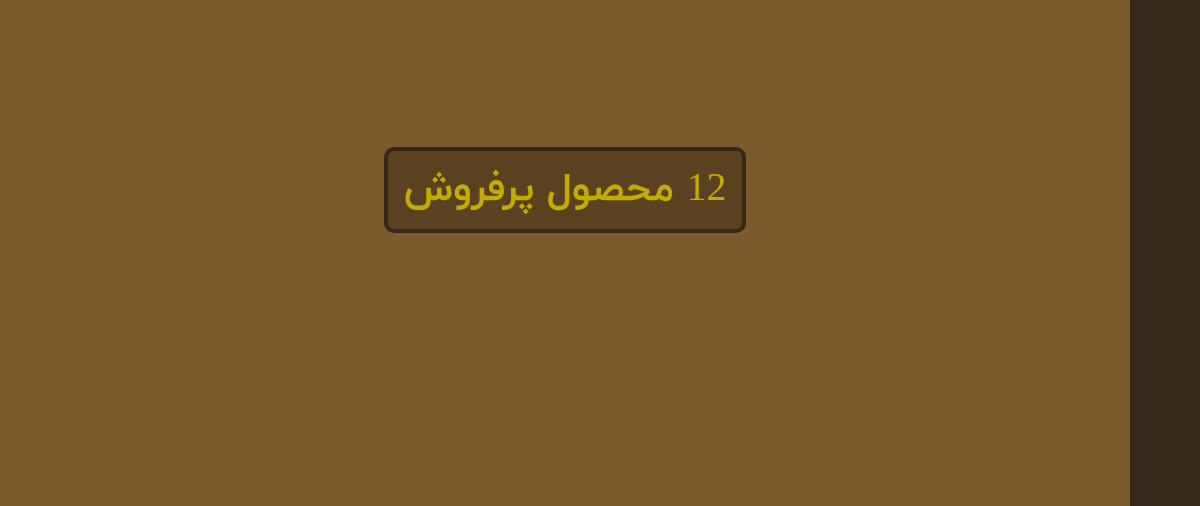
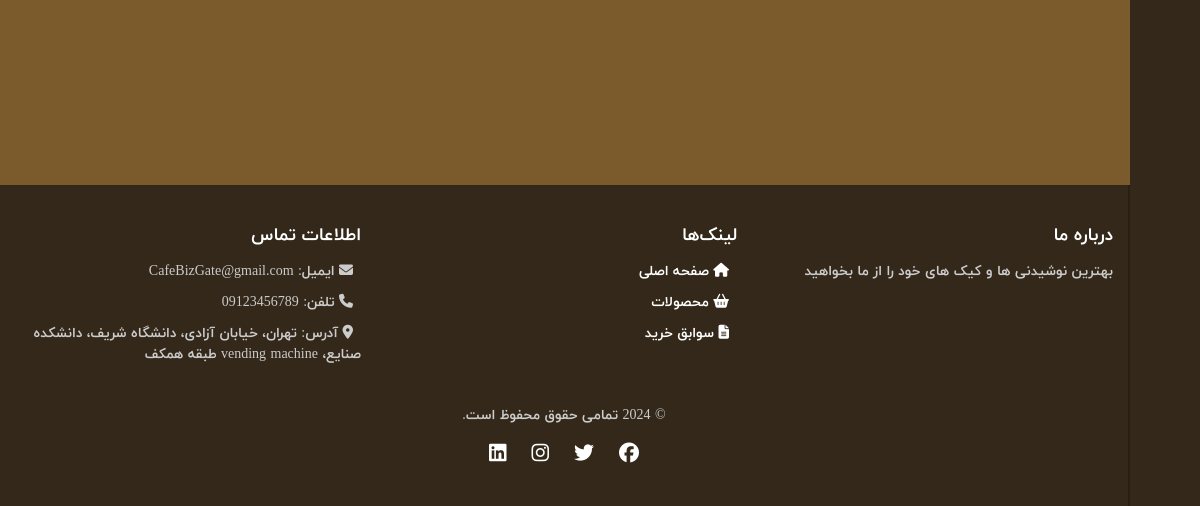
/ (lower part), run on an earlier commit of the app's database (2 pictures, top to bottom).
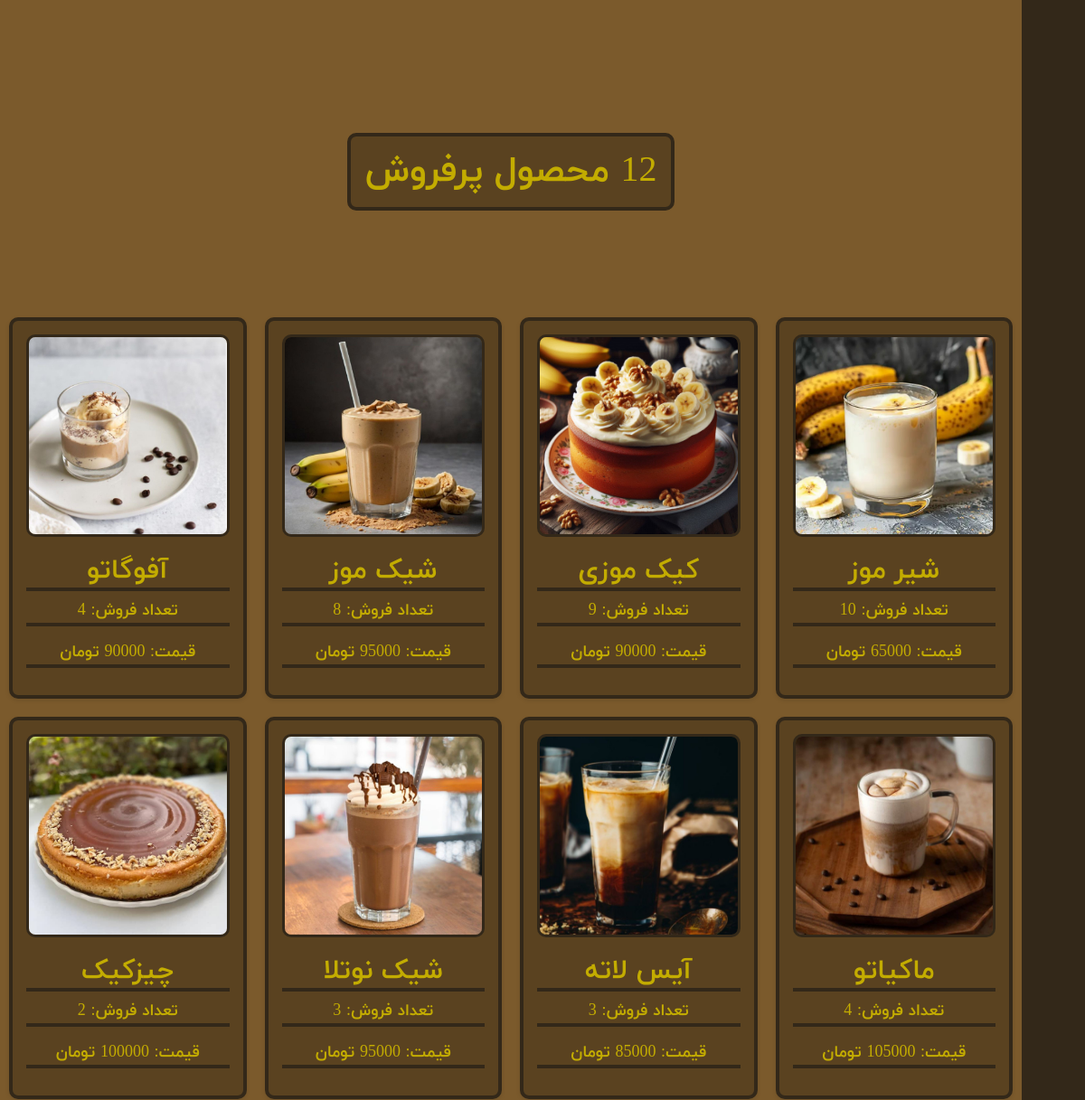
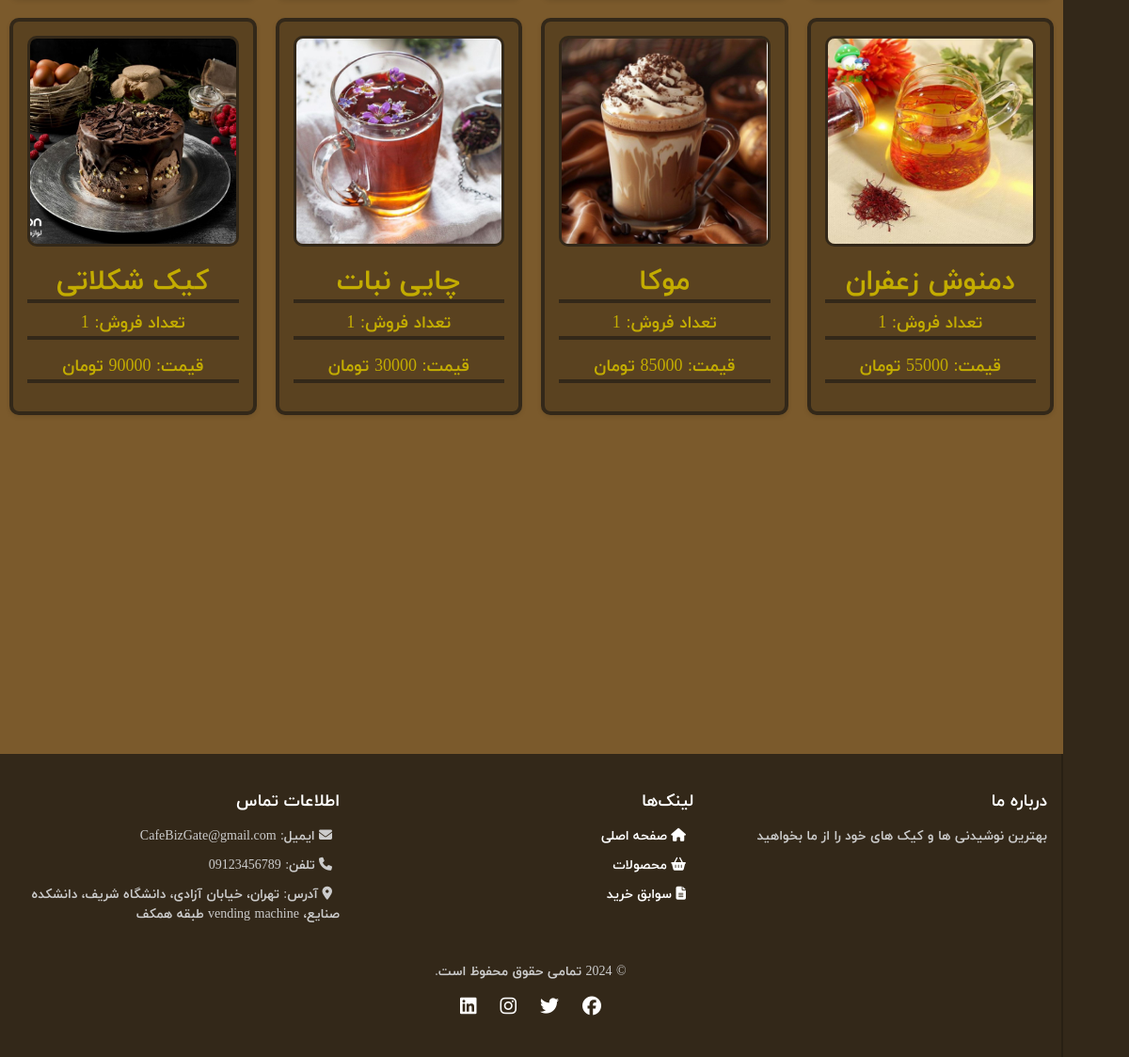
And on a later commit of the database (2 pictures, top to bottom).
### web/models.py (models this page shows, shortened)
class Product(models.Model):
    id = models.AutoField(primary_key=True, unique=True)
    name = models.CharField(max_length=255, unique=True, validators=[RegexValidator(regex="^[a-zA-Z0-9آ-ی ]+$")])
    price = models.IntegerField()
    image = models.ImageField(upload_to='images/')
    COLD_DRINK = 'CD'
    HOT_DRINK = 'HD'
    TEA = 'TI'
    CAKE = 'CK'
    CATEGORY_CHOICES = [
        (COLD_DRINK, 'نوشیدنی سرد'),
        (HOT_DRINK, 'نوشیدنی گرم'),
        (TEA, 'چای و دمنوش'),
        (CAKE, 'کیک'),
    ]
    category = models.CharField(max_length=2, choices=CATEGORY_CHOICES, default=CAKE)

### web/views.py (the view)
# urls.py: path('', views.index, name='index'),
def index(request):
    best_selling_products = Product.objects.annotate(
        total_sales=Sum('orders_product__quantity' , filter=models.Q(orders_product__orders_order_id__type=True))
    ).exclude(name='Test Product').order_by('-total_sales')[:12]
    context = {
        'best_selling_products': best_selling_products,
    }
    return render(request, 'index.html', context)

### web/templates/index.html (shortened to what this page needs)
{%load static%}
<html lang="en">
<head>
    <link rel="stylesheet" href="https://cdnjs.cloudflare.com/ajax/libs/font-awesome/6.0.0-beta3/css/all.min.css">
    <link rel="stylesheet" href="{% static 'css/bootstrap.fa.min.css'%}">
    <link rel="stylesheet" href="{% static 'css/main.css'%}">
</head>
<body>
    <div class="wrapper hover_collapse">
        <div class="sidebar">
        </div>
            <div class="product-container" style="margin-bottom: 0px;"><h1 class="hh">12 محصول پرفروش</h1></div>
            <div class="product-container">
                    {% for product in best_selling_products %}
                        <div class="product">
                            <img src="{{ product.image.url }}" alt="{{ product.name }}">
                            <h2>{{ product.name }}</h2>
                            <p>تعداد فروش: {{ product.total_sales }}</p>
                            <p>قیمت: {{ product.price }} تومان</p>
                        </div>
                    {% endfor %}
            </div>
            <div style="height: 300px;"></div>
            <footer class="footer" style="background-color: #332819; border-right: #282014 solid 2px;">
                <div class="container">
                    <div class="row">
                        <div class="col-md-4">
                            <h5>درباره ما</h5>
                            <p>بهترین نوشیدنی ها و کیک های خود را از ما بخواهید</p>
                        </div>
                        <div class="col-md-4">
                            <h5>لینک‌ها</h5>
                            <ul class="list-unstyled">
                                <li><a href="{% url 'index' %}"><i class="fas fa-home"></i> صفحه اصلی</a></li>
                                <li><a href="{% url 'products' %}"><i class="fas">&#xf291;</i> محصولات</a></li>
                                <li><a href="{% url 'order_history' %}"><i class="fas">&#xf15c;</i> سوابق خرید</a></li>
                            </ul>
                        </div>
                        <div class="col-md-4">
                            <h5>اطلاعات تماس</h5>
                            <ul class="list-unstyled">
                                <li><i class="fas fa-envelope"></i> ایمیل: CafeBizGate@gmail.com</li>
                                <li><i class="fas fa-phone"></i> تلفن: 09123456789</li>
                                <li><i class="fas fa-map-marker-alt"></i> آدرس: تهران، خیابان آزادی، دانشگاه شریف، دانشکده صنایع، vending machine طبقه همکف</li>
                            </ul>
                        </div>
                    </div>
                    <div class="text-center mt-4">
                        <p>&copy; 2024 تمامی حقوق محفوظ است.</p>
                        <div>
                            <a href="#"><i class="fab fa-facebook fa-lg"></i></a>
                            <a href="#"><i class="fab fa-twitter fa-lg"></i></a>
                            <a href="#"><i class="fab fa-instagram fa-lg"></i></a>
                            <a href="#"><i class="fab fa-linkedin fa-lg"></i></a>
                        </div>
                    </div>
                </div>
            </footer>
    </div>
</body>
</html>

What changed in the data, as far as the page shows it:
added Product: image (picture), name "شیر موز", total_sales "10"
added Product: image (picture), name "کیک موزی", total_sales "9"
added Product: image (picture), name "شیک موز", total_sales "8"
added Product: image (picture), name "آفوگاتو", total_sales "4"
added Product: image (picture), name "ماکیاتو", total_sales "4"
added Product: image (picture), name "آیس لاته", total_sales "3"
added Product: image (picture), name "شیک نوتلا", total_sales "3"
added Product: image (picture), name "چیزکیک", total_sales "2"
added Product: image (picture), name "دمنوش زعفران", total_sales "1"
added Product: image (picture), name "موکا", total_sales "1"
added Product: image (picture), name "چایی نبات", total_sales "1"
added Product: image (picture), name "کیک شکلاتی", total_sales "1"
